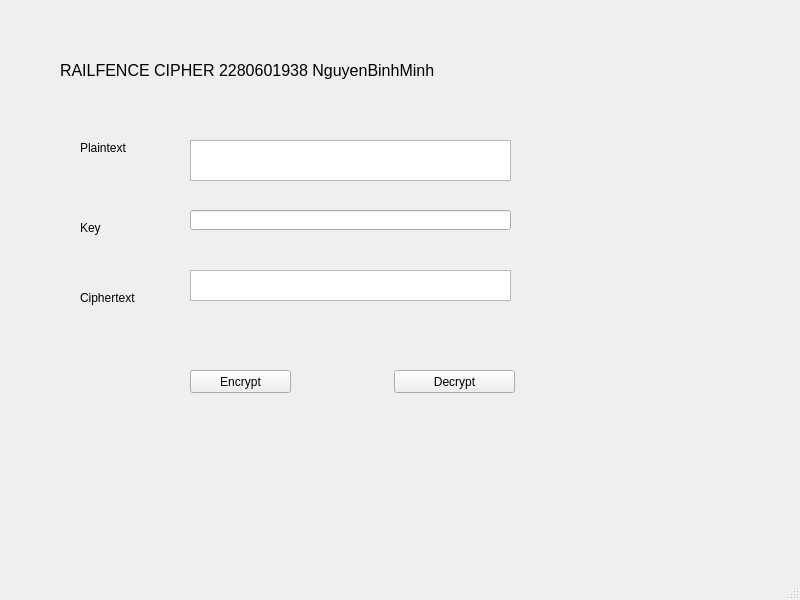
<?xml version="1.0" encoding="UTF-8"?>
<ui version="4.0">
 <class>MainWindow</class>
 <widget class="QMainWindow" name="MainWindow">
  <property name="geometry">
   <rect>
    <x>0</x>
    <y>0</y>
    <width>800</width>
    <height>600</height>
   </rect>
  </property>
  <property name="windowTitle">
   <string>MainWindow</string>
  </property>
  <widget class="QWidget" name="centralwidget">
   <widget class="QLabel" name="label">
    <property name="geometry">
     <rect>
      <x>60</x>
      <y>50</y>
      <width>561</width>
      <height>41</height>
     </rect>
    </property>
    <property name="font">
     <font>
      <pointsize>12</pointsize>
     </font>
    </property>
    <property name="text">
     <string>RAILFENCE CIPHER 2280601938 NguyenBinhMinh</string>
    </property>
   </widget>
   <widget class="QLabel" name="label_2">
    <property name="geometry">
     <rect>
      <x>80</x>
      <y>140</y>
      <width>101</width>
      <height>16</height>
     </rect>
    </property>
    <property name="text">
     <string>Plaintext</string>
    </property>
   </widget>
   <widget class="QLabel" name="label_3">
    <property name="geometry">
     <rect>
      <x>80</x>
      <y>220</y>
      <width>101</width>
      <height>16</height>
     </rect>
    </property>
    <property name="text">
     <string>Key</string>
    </property>
   </widget>
   <widget class="QLabel" name="label_4">
    <property name="geometry">
     <rect>
      <x>80</x>
      <y>290</y>
      <width>101</width>
      <height>16</height>
     </rect>
    </property>
    <property name="text">
     <string>Ciphertext</string>
    </property>
   </widget>
   <widget class="QPushButton" name="btn_encrypt">
    <property name="geometry">
     <rect>
      <x>190</x>
      <y>370</y>
      <width>101</width>
      <height>23</height>
     </rect>
    </property>
    <property name="text">
     <string>Encrypt</string>
    </property>
   </widget>
   <widget class="QPushButton" name="btn_decrypt">
    <property name="geometry">
     <rect>
      <x>394</x>
      <y>370</y>
      <width>121</width>
      <height>23</height>
     </rect>
    </property>
    <property name="text">
     <string>Decrypt</string>
    </property>
   </widget>
   <widget class="QPlainTextEdit" name="txt_plain_text">
    <property name="geometry">
     <rect>
      <x>190</x>
      <y>140</y>
      <width>321</width>
      <height>41</height>
     </rect>
    </property>
   </widget>
   <widget class="QPlainTextEdit" name="txt_cipher_text">
    <property name="geometry">
     <rect>
      <x>190</x>
      <y>270</y>
      <width>321</width>
      <height>31</height>
     </rect>
    </property>
   </widget>
   <widget class="QLineEdit" name="txt_key">
    <property name="geometry">
     <rect>
      <x>190</x>
      <y>210</y>
      <width>321</width>
      <height>20</height>
     </rect>
    </property>
   </widget>
  </widget>
  <widget class="QMenuBar" name="menubar">
   <property name="geometry">
    <rect>
     <x>0</x>
     <y>0</y>
     <width>800</width>
     <height>22</height>
    </rect>
   </property>
  </widget>
  <widget class="QStatusBar" name="statusbar"/>
 </widget>
 <resources/>
 <connections/>
</ui>
